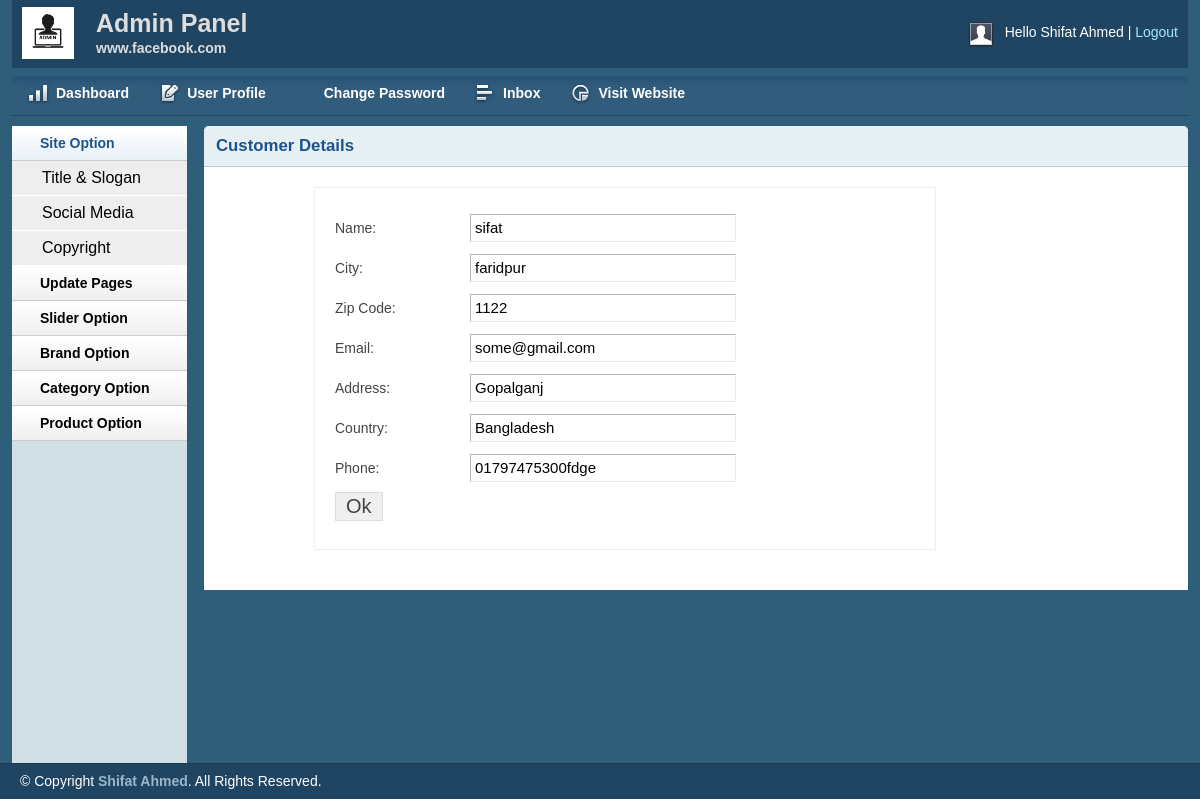
/admin/Viewcustomer.php?custId=4 (signed in), run on the app's committed database.
### tables this page shows
CREATE TABLE `tbl_customer` (
  `id` int(11) NOT NULL,
  `name` varchar(255) NOT NULL,
  `city` varchar(30) NOT NULL,
  `zip_code` varchar(30) NOT NULL,
  `email` varchar(255) NOT NULL,
  `address` text NOT NULL,
  `country` varchar(30) NOT NULL,
  `phone` varchar(30) NOT NULL,
  `password` varchar(32) NOT NULL
);

### lib/Database.php (called while the page is built, shortened)
<?php
Class Database{
    public $host   = DB_HOST;
    public $user   = DB_USER;
    public $pass   = DB_PASS;
    public $dbname = DB_NAME;
    public $link;
private function connectDB(){
    $this->link = new mysqli($this->host, $this->user, $this->pass,
    $this->dbname);
 }
public function select($query){
  $result = $this->link->query($query) or  die($this->link->error.__LINE__);
  if($result->num_rows > 0){
    return $result;
  } else {
    return false;
  }
 }
}

### classes/Customer.php (called while the page is built, shortened)
<?php
    $filepath =realpath(dirname(__FILE__));
    include_once ($filepath.'/../lib/Database.php');
?>
<?php
    class Customer {
        private $db;
        public function __construct()
        {
            $this->db=new Database();
        }
    public function getCustomerdata($id){
        $query="SELECT * FROM tbl_customer WHERE id='$id'";
        $login=$this->db->select($query);
        return $login;
    }
    }

### admin/Viewcustomer.php (the view, shortened to what this page needs)
<?php include 'inc/header.php';?>
<?php include 'inc/sidebar.php';?>
<?php
$filepath =realpath(dirname(__FILE__));
include_once ($filepath.'/../classes/Customer.php');
?>
<?php
    if(!isset($_GET['custId']) || $_GET['custId']==NULL){
        echo "<script>window.location='inbox.php';</script>";
    }else{
        $id=$_GET['custId'];
    }
?>
        <div class="grid_10">
            <div class="box round first grid">
                <h2>Customer Details</h2>
               <div class="block copyblock">
                   <?php
                     $cust=new Customer();
                        $getCustomer=$cust->getCustomerdata($id);
                        if($getCustomer){
                            while($result=$getCustomer->fetch_assoc()){
                   ?>
                 <form action="" method="post">
                    <table class="form">
                        <tr>
                            <td>Name:</td>
                            <td>
                                <input type="text" readonly="readonly" name="catName" value="<?php echo $result['name']; ?>" class="medium" />
                            </td>
                        </tr>
						<tr>
                        <tr>
                            <td>City:</td>
                            <td>
                                <input type="text" readonly="readonly" name="catName" value="<?php echo $result['city']; ?>" class="medium" />
                            </td>
                        </tr>
						<tr>
                        <tr>
                            <td>Zip Code:</td>
                            <td>
                                <input type="text" readonly="readonly" name="catName" value="<?php echo $result['zip_code']; ?>" class="medium" />
                            </td>
                        </tr>
						<tr>
                        <tr>
                            <td>Email:</td>
                            <td>
                                <input type="text" readonly="readonly" name="catName" value="<?php echo $result['email']; ?>" class="medium" />
                            </td>
                        </tr>
						<tr>
                        <tr>
                            <td>Address:</td>
                            <td>
                                <input type="text" readonly="readonly" name="catName" value="<?php echo $result['address']; ?>" class="medium" />
                            </td>
                        </tr>
						<tr>
                        <tr>
                            <td>Country:</td>
                            <td>
                                <input type="text" readonly="readonly" name="catName" value="<?php echo $result['country']; ?>" class="medium" />
                            </td>
                        </tr>
                        <tr>
                            <td>Phone:</td>
                            <td>
                                <input type="text" readonly="readonly" name="catName" value="<?php echo $result['phone']; ?>" class="medium" />
                            </td>
                        </tr>
						<tr>
                            <td>
                                <input type="submit" name="submit" Value="Ok" />
                            </td>
                        </tr>
                    </table>
                    </form>
                            <?php } } ?>
                </div>
            </div>
        </div>
<?php include 'inc/footer.php';?>

### admin/css/text.css (style rules this page uses)
body { font: 13px/1.5 Tahoma, Helvetica, Arial, 'Liberation Sans', FreeSans, sans-serif; }
h2 { font-size: 23px; }
p, dl, hr, h1, h2, h3, h4, h5, h6, ol, ul, pre, table, address, fieldset { margin-bottom: 20px; }

### admin/css/grid.css (style rules this page uses)
.grid_1, .grid_2, .grid_3, .grid_4, .grid_5, .grid_6, .grid_7, .grid_8, .grid_9, .grid_10, .grid_11, .grid_12, .grid_13, .grid_14, .grid_15, .grid_16 { display: inline; float: left; margin-left: 1%; margin-right: 1%; }
.container_12 .grid_10 { width: 81.333%; }

### admin/css/layout.css (style rules this page uses)
body { background: #fff none repeat scroll 0 0; color: #444; font-size: 14px; padding: 0; }
h1, h2, h3, h4, h5, h6 { line-height:1.2em; margin-bottom:.3em; }
h2 { margin-top:1em; }
.box { background:#fff; margin-bottom:20px; padding:10px 10px 10px 10px; margin-left:-8px; }
.box.grid { padding-bottom:40px; }
.box.round { -moz-border-radius: 5px 5px 0px 0px; -webkit-border-radius: 5px 5px 0px 0px; border-radius: 5px 5px 0px 0px; }
.box h2 { font-size:1.2em; font-weight:bold; color:#1B548D; background:#E6F0F3; margin:-10px -10px 0 -10px; padding:10px 12px; border-bottom:1px solid #B3CBD6; -moz-border-radius: 5px 5px 0px 0px; -webkit-border-radius: 5px 5px 0px 0px; border-radius: 5px 5px 0px 0px; }
.box.first { min-height: 406px; }
.block { padding-top:20px; }
.copyblock { border: 1px solid #e6f0f3; line-height: 32px; margin-left: 100px; margin-top: 20px; padding-left: 20px; width: 600px; }
table.form { width:100%; }
table.form td { padding:4px 0px; }
table.form input, table.form select { font-size: 15px; padding: 4px 4px 5px 4px; border-top: 1px solid #b3b3b3; border-left: 1px solid #b3b3b3; border-right: 1px solid #eaeaea; border-bottom: 1px solid #eaeaea; }
table.form input[type="submit"] { border: 1px solid #ddd; color: #444; cursor: pointer; font-size: 20px; padding: 2px 10px; }
input.medium { width: 55%; }
.block { padding-bottom:1px; }

### data on the page
tbl_customer: catName "sifat", catName "faridpur", catName "1122", catName "some@gmail.com", catName "Gopalganj", catName "Bangladesh", catName "01797475300fdge"

### other printed values
Session::get('adminName') "Shifat Ahmed"
